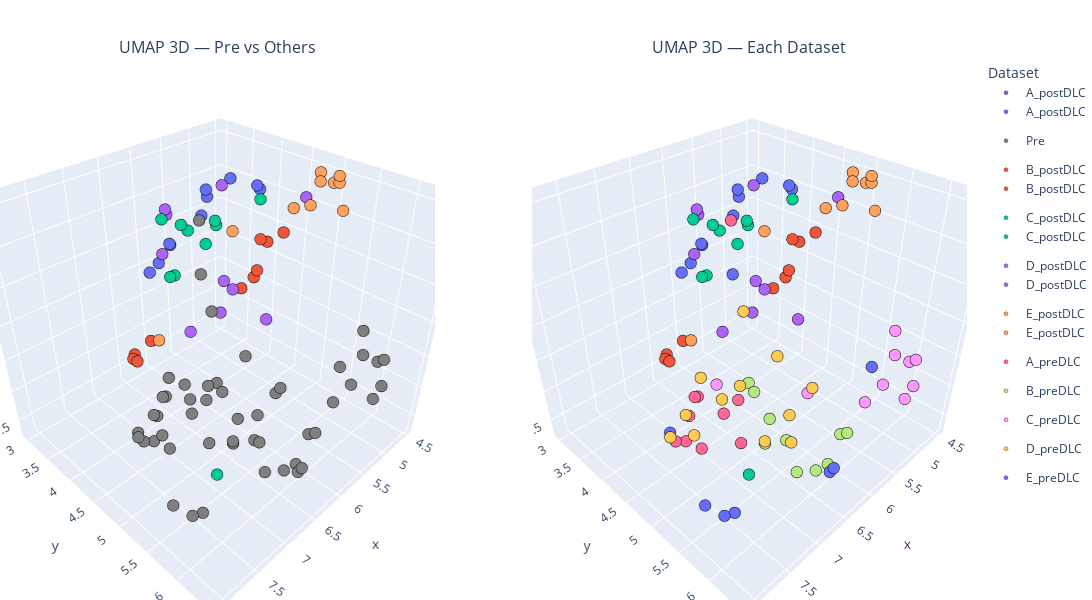

The notebook cell saved with this chart:
### Code cell
### Plotting UMAP in 3D -> 573 features total
umap_plot_df["DatasetName"] = umap_plot_df["Dataset"].map(dataset_label_map)
umap_plot_df["MouseName"]   = umap_plot_df["Mouse"].map(mouse_label_map)

# --- Build a consistent color map ---
fixed_color = "#7f7f7f"  # gray for Pre
all_names = sorted(umap_plot_df["DatasetName"].unique())

# Non-Pre datasets get distinct colors from a qualitative palette
palette = px.colors.qualitative.Plotly  # or px.colors.qualitative.Set3, etc.
non_pre = [n for n in all_names if "pre" not in n.lower()]

color_map = {"Pre": fixed_color}
color_map.update({name: palette[i % len(palette)] for i, name in enumerate(non_pre)})

# Color key: collapse anything containing "pre" to "Pre", keep others as-is
umap_plot_df["ColorKey"] = umap_plot_df["DatasetName"].apply(
    lambda x: "Pre" if "pre" in x.lower() else x
)

# --- Build the two px figures using the SAME color map ---
fig_left = px.scatter_3d(
    umap_plot_df,
    x="UMAP1", y="UMAP2", z="UMAP3",
    color="ColorKey",
    hover_name="MouseName",
    hover_data={"Dataset": True, "Mouse": True},
    title="UMAP 3D — Pre vs Others",
    color_discrete_map=color_map
)
fig_left.update_traces(marker=dict(size=4, line=dict(width=0.3, color='black')),
                       selector=dict(mode='markers'))

fig_right = px.scatter_3d(
    umap_plot_df,
    x="UMAP1", y="UMAP2", z="UMAP3",
    color="DatasetName",
    hover_name="MouseName",
    hover_data={"Dataset": True, "Mouse": True},
    title="UMAP 3D — Each Dataset",
    color_discrete_map=color_map
)
fig_right.update_traces(marker=dict(size=4, line=dict(width=0.3, color='black')),
                        selector=dict(mode='markers'))

# --- Put them side by side with shared legend ---
combo = make_subplots(rows=1, cols=2,
                      specs=[[{"type": "scene"}, {"type": "scene"}]],
                      subplot_titles=(fig_left.layout.title.text, fig_right.layout.title.text))

for tr in fig_left.data:
    combo.add_trace(tr, row=1, col=1)
for tr in fig_right.data:
    combo.add_trace(tr, row=1, col=2)

# Layout tweaks: one legend, equal aspect, tidy margins
combo.update_layout(
    showlegend=True,
    legend=dict(title="Dataset", orientation="v"),
    scene=dict(aspectmode="data"),
    scene2=dict(aspectmode="data"),
    margin=dict(l=0, r=0, t=60, b=0),
    height=600, width=1100
)

combo.show()

### Figure 1 — Plotly figure (JSON) as saved in the notebook; plotly's stock layout.template omitted (floating-point values rounded to 4 significant figures)
{"data": [{"customdata": [[0, 0], [0, 10], [0, 21], [0, 32], [0, 43], [0, 45], [0, 46], [0, 47], [0, 48], [0, 49]], "hovertemplate": "<b>%{hovertext}</b><br><br>ColorKey=A_postDLC<br>UMAP1=%{x}<br>UMAP2=%{y}<br>UMAP3=%{z}<br>Dataset=%{customdata[0]}<br>Mouse=%{customdata[1]}<extra></extra>", "hovertext": ["mouse10_left", "mouse1_left", "mouse2_left", "mouse3_left", "mouse4_left", "mouse5_left", "mouse6_left", "mouse7_left", "mouse8_left", "mouse9_left"], "legendgroup": "A_postDLC", "marker": {"color": "#636EFA", "line": {"color": "black", "width": 0.3}, "size": 4, "symbol": "circle"}, "mode": "markers", "name": "A_postDLC", "scene": "scene", "showlegend": true, "type": "scatter3d", "x": [4.652, 4.658, 5.773, 4.977, 5.61, 5.007, 5.137, 6.015, 5.107, 5.512], "y": [3.876, 3.83, 3.032, 3.638, 3.09, 3.224, 3.242, 3.122, 3.307, 2.99], "z": [12.0, 12.04, 10.98, 12.18, 11.25, 11.8, 11.57, 10.97, 11.96, 11.15]}, {"customdata": [[1, 0], [3, 1], [3, 2], [3, 3], [3, 4], [3, 5], [3, 6], [3, 7], [3, 8], [3, 9], [1, 10], [3, 11], [5, 12], [5, 13], [5, 14], [5, 15], [5, 16], [5, 17], [5, 18], [5, 19], [5, 20], [1, 21], [5, 22], [7, 23], [7, 24], [7, 25], [7, 26], [7, 27], [7, 28], [7, 29], [7, 30], [7, 31], [1, 32], [7, 33], [9, 34], [7, 35], [9, 36], [9, 37], [9, 38], [9, 39], [9, 40], [9, 41], [9, 42], [1, 43], [7, 44], [1, 45], [1, 46], [1, 47], [1, 48], [1, 49]], "hovertemplate": "<b>%{hovertext}</b><br><br>ColorKey=Pre<br>UMAP1=%{x}<br>UMAP2=%{y}<br>UMAP3=%{z}<br>Dataset=%{customdata[0]}<br>Mouse=%{customdata[1]}<extra></extra>", "hovertext": ["mouse10_left", "mouse11_left", "mouse12_left", "mouse13_left", "mouse14_left", "mouse15_left", "mouse16_left", "mouse17_left", "mouse18_left", "mouse19_left", "mouse1_left", "mouse20_left", "mouse21_left", "mouse22_left", "mouse23_left", "mouse24_left", "mouse25_left", "mouse26_left", "mouse27_left", "mouse28_left", "mouse29_left", "mouse2_left", "mouse30_left", "mouse31_left", "mouse32_left", "mouse33_left", "mouse34_left", "mouse35_left", "mouse36_left", "mouse37_left", "mouse38_left", "mouse39_left", "mouse3_left", "mouse40_left", "mouse41_left", "mouse42_left", "mouse43_left", "mouse44_left", "mouse45_left", "mouse46_left", "mouse47_left", "mouse48_left", "mouse49_left", "mouse4_left", "mouse50_left", "mouse5_left", "mouse6_left", "mouse7_left", "mouse8_left", "mouse9_left"], "legendgroup": "Pre", "marker": {"color": "#7f7f7f", "line": {"color": "black", "width": 0.3}, "size": 4, "symbol": "circle"}, "mode": "markers", "name": "Pre", "scene": "scene", "showlegend": true, "type": "scatter3d", "x": [7.646, 6.316, 6.282, 6.025, 6.409, 6.502, 5.903, 6.202, 6.179, 6.576, 5.411, 6.353, 5.279, 5.317, 5.369, 5.524, 5.708, 5.268, 5.362, 5.392, 7.311, 7.136, 5.581, 6.792, 7.723, 7.545, 7.344, 7.716, 6.817, 7.923, 8.012, 6.926, 7.353, 6.536, 8.08, 7.296, 7.818, 6.731, 7.946, 6.693, 7.815, 5.603, 6.753, 7.227, 7.053, 6.719, 7.409, 7.065, 7.185, 7.294], "y": [4.875, 6.068, 4.69, 6.098, 5.968, 5.007, 5.921, 4.999, 5.282, 5.81, 3.486, 5.065, 6.449, 6.439, 6.194, 6.186, 5.209, 6.338, 6.144, 6.429, 5.238, 4.691, 6.009, 5.835, 5.319, 5.58, 5.99, 5.471, 5.653, 5.461, 5.291, 5.263, 4.976, 5.923, 5.871, 5.584, 6.025, 6.445, 6.008, 6.373, 5.018, 6.05, 4.927, 4.617, 6.099, 4.949, 4.753, 5.065, 5.476, 4.832], "z": [10.13, 9.653, 10.09, 9.99, 9.537, 10.26, 9.763, 9.609, 9.402, 9.515, 11.67, 9.313, 10.48, 10.89, 10.86, 10.49, 9.879, 10.78, 11.17, 10.34, 10.99, 10.38, 10.14, 10.6, 10.59, 11.14, 10.71, 11.46, 11.33, 11.1, 10.74, 11.76, 9.875, 10.89, 10.24, 11.17, 10.03, 10.19, 10.08, 10.04, 10.48, 10.73, 11.99, 10.08, 10.56, 10.23, 9.878, 10.3, 10.2, 10.56]}, {"customdata": [[2, 1], [2, 2], [2, 3], [2, 4], [2, 5], [2, 6], [2, 7], [2, 8], [2, 9], [2, 11]], "hovertemplate": "<b>%{hovertext}</b><br><br>ColorKey=B_postDLC<br>UMAP1=%{x}<br>UMAP2=%{y}<br>UMAP3=%{z}<br>Dataset=%{customdata[0]}<br>Mouse=%{customdata[1]}<extra></extra>", "hovertext": ["mouse11_left", "mouse12_left", "mouse13_left", "mouse14_left", "mouse15_left", "mouse16_left", "mouse17_left", "mouse18_left", "mouse19_left", "mouse20_left"], "legendgroup": "B_postDLC", "marker": {"color": "#EF553B", "line": {"color": "black", "width": 0.3}, "size": 4, "symbol": "circle"}, "mode": "markers", "name": "B_postDLC", "scene": "scene", "showlegend": true, "type": "scatter3d", "x": [4.737, 5.03, 5.081, 6.825, 6.645, 5.088, 6.714, 4.91, 6.493, 5.318], "y": [4.393, 4.209, 4.293, 3.766, 3.471, 4.207, 3.528, 4.265, 3.658, 4.192], "z": [11.57, 11.04, 11.56, 10.23, 10.08, 10.96, 10.08, 11.46, 10.33, 10.88]}, {"customdata": [[4, 12], [4, 13], [4, 14], [4, 15], [4, 16], [4, 17], [4, 18], [4, 19], [4, 20], [4, 22]], "hovertemplate": "<b>%{hovertext}</b><br><br>ColorKey=C_postDLC<br>UMAP1=%{x}<br>UMAP2=%{y}<br>UMAP3=%{z}<br>Dataset=%{customdata[0]}<br>Mouse=%{customdata[1]}<extra></extra>", "hovertext": ["mouse21_left", "mouse22_left", "mouse23_left", "mouse24_left", "mouse25_left", "mouse26_left", "mouse27_left", "mouse28_left", "mouse29_left", "mouse30_left"], "legendgroup": "C_postDLC", "marker": {"color": "#00CC96", "line": {"color": "black", "width": 0.3}, "size": 4, "symbol": "circle"}, "mode": "markers", "name": "C_postDLC", "scene": "scene", "showlegend": true, "type": "scatter3d", "x": [6.123, 5.795, 6.224, 7.398, 5.076, 5.793, 6.18, 5.647, 5.9, 6.121], "y": [3.924, 4.173, 3.687, 5.814, 4.261, 4.005, 3.746, 4.044, 3.796, 3.766], "z": [12.0, 12.03, 12.03, 10.12, 12.11, 11.65, 11.23, 11.88, 11.8, 11.23]}, {"customdata": [[6, 23], [6, 24], [6, 25], [6, 26], [6, 27], [6, 28], [6, 29], [6, 30], [6, 31], [6, 33]], "hovertemplate": "<b>%{hovertext}</b><br><br>ColorKey=D_postDLC<br>UMAP1=%{x}<br>UMAP2=%{y}<br>UMAP3=%{z}<br>Dataset=%{customdata[0]}<br>Mouse=%{customdata[1]}<extra></extra>", "hovertext": ["mouse31_left", "mouse32_left", "mouse33_left", "mouse34_left", "mouse35_left", "mouse36_left", "mouse37_left", "mouse38_left", "mouse39_left", "mouse40_left"], "legendgroup": "D_postDLC", "marker": {"color": "#AB63FA", "line": {"color": "black", "width": 0.3}, "size": 4, "symbol": "circle"}, "mode": "markers", "name": "D_postDLC", "scene": "scene", "showlegend": true, "type": "scatter3d", "x": [5.857, 6.084, 5.964, 4.774, 5.348, 6.033, 6.186, 5.737, 6.347, 5.89], "y": [5.106, 4.557, 4.646, 4.741, 3.845, 4.564, 4.11, 3.205, 3.817, 3.364], "z": [11.07, 11.02, 11.34, 12.19, 12.25, 11.45, 10.55, 11.77, 11.65, 11.94]}, {"customdata": [[8, 34], [8, 35], [8, 36], [8, 37], [8, 38], [8, 39], [8, 40], [8, 41], [8, 42], [8, 44]], "hovertemplate": "<b>%{hovertext}</b><br><br>ColorKey=E_postDLC<br>UMAP1=%{x}<br>UMAP2=%{y}<br>UMAP3=%{z}<br>Dataset=%{customdata[0]}<br>Mouse=%{customdata[1]}<extra></extra>", "hovertext": ["mouse41_left", "mouse42_left", "mouse43_left", "mouse44_left", "mouse45_left", "mouse46_left", "mouse47_left", "mouse48_left", "mouse49_left", "mouse50_left"], "legendgroup": "E_postDLC", "marker": {"color": "#FFA15A", "line": {"color": "black", "width": 0.3}, "size": 4, "symbol": "circle"}, "mode": "markers", "name": "E_postDLC", "scene": "scene", "showlegend": true, "type": "scatter3d", "x": [5.936, 4.934, 4.505, 5.126, 4.706, 4.819, 6.808, 4.699, 5.423, 4.558], "y": [4.602, 5.047, 4.941, 5.073, 5.147, 5.324, 4.223, 4.871, 5.063, 5.057], "z": [12.09, 12.53, 12.36, 12.3, 12.56, 12.22, 10.8, 12.53, 12.36, 12.41]}, {"customdata": [[0, 0], [0, 10], [0, 21], [0, 32], [0, 43], [0, 45], [0, 46], [0, 47], [0, 48], [0, 49]], "hovertemplate": "<b>%{hovertext}</b><br><br>DatasetName=A_postDLC<br>UMAP1=%{x}<br>UMAP2=%{y}<br>UMAP3=%{z}<br>Dataset=%{customdata[0]}<br>Mouse=%{customdata[1]}<extra></extra>", "hovertext": ["mouse10_left", "mouse1_left", "mouse2_left", "mouse3_left", "mouse4_left", "mouse5_left", "mouse6_left", "mouse7_left", "mouse8_left", "mouse9_left"], "legendgroup": "A_postDLC", "marker": {"color": "#636EFA", "line": {"color": "black", "width": 0.3}, "size": 4, "symbol": "circle"}, "mode": "markers", "name": "A_postDLC", "scene": "scene2", "showlegend": true, "type": "scatter3d", "x": [4.652, 4.658, 5.773, 4.977, 5.61, 5.007, 5.137, 6.015, 5.107, 5.512], "y": [3.876, 3.83, 3.032, 3.638, 3.09, 3.224, 3.242, 3.122, 3.307, 2.99], "z": [12.0, 12.04, 10.98, 12.18, 11.25, 11.8, 11.57, 10.97, 11.96, 11.15]}, {"customdata": [[1, 0], [1, 10], [1, 21], [1, 32], [1, 43], [1, 45], [1, 46], [1, 47], [1, 48], [1, 49]], "hovertemplate": "<b>%{hovertext}</b><br><br>DatasetName=A_preDLC<br>UMAP1=%{x}<br>UMAP2=%{y}<br>UMAP3=%{z}<br>Dataset=%{customdata[0]}<br>Mouse=%{customdata[1]}<extra></extra>", "hovertext": ["mouse10_left", "mouse1_left", "mouse2_left", "mouse3_left", "mouse4_left", "mouse5_left", "mouse6_left", "mouse7_left", "mouse8_left", "mouse9_left"], "legendgroup": "A_preDLC", "marker": {"color": "#FF6692", "line": {"color": "black", "width": 0.3}, "size": 4, "symbol": "circle"}, "mode": "markers", "name": "A_preDLC", "scene": "scene2", "showlegend": true, "type": "scatter3d", "x": [7.646, 5.411, 7.136, 7.353, 7.227, 6.719, 7.409, 7.065, 7.185, 7.294], "y": [4.875, 3.486, 4.691, 4.976, 4.617, 4.949, 4.753, 5.065, 5.476, 4.832], "z": [10.13, 11.67, 10.38, 9.875, 10.08, 10.23, 9.878, 10.3, 10.2, 10.56]}, {"customdata": [[2, 1], [2, 2], [2, 3], [2, 4], [2, 5], [2, 6], [2, 7], [2, 8], [2, 9], [2, 11]], "hovertemplate": "<b>%{hovertext}</b><br><br>DatasetName=B_postDLC<br>UMAP1=%{x}<br>UMAP2=%{y}<br>UMAP3=%{z}<br>Dataset=%{customdata[0]}<br>Mouse=%{customdata[1]}<extra></extra>", "hovertext": ["mouse11_left", "mouse12_left", "mouse13_left", "mouse14_left", "mouse15_left", "mouse16_left", "mouse17_left", "mouse18_left", "mouse19_left", "mouse20_left"], "legendgroup": "B_postDLC", "marker": {"color": "#EF553B", "line": {"color": "black", "width": 0.3}, "size": 4, "symbol": "circle"}, "mode": "markers", "name": "B_postDLC", "scene": "scene2", "showlegend": true, "type": "scatter3d", "x": [4.737, 5.03, 5.081, 6.825, 6.645, 5.088, 6.714, 4.91, 6.493, 5.318], "y": [4.393, 4.209, 4.293, 3.766, 3.471, 4.207, 3.528, 4.265, 3.658, 4.192], "z": [11.57, 11.04, 11.56, 10.23, 10.08, 10.96, 10.08, 11.46, 10.33, 10.88]}, {"customdata": [[3, 1], [3, 2], [3, 3], [3, 4], [3, 5], [3, 6], [3, 7], [3, 8], [3, 9], [3, 11]], "hovertemplate": "<b>%{hovertext}</b><br><br>DatasetName=B_preDLC<br>UMAP1=%{x}<br>UMAP2=%{y}<br>UMAP3=%{z}<br>Dataset=%{customdata[0]}<br>Mouse=%{customdata[1]}<extra></extra>", "hovertext": ["mouse11_left", "mouse12_left", "mouse13_left", "mouse14_left", "mouse15_left", "mouse16_left", "mouse17_left", "mouse18_left", "mouse19_left", "mouse20_left"], "legendgroup": "B_preDLC", "marker": {"color": "#B6E880", "line": {"color": "black", "width": 0.3}, "size": 4, "symbol": "circle"}, "mode": "markers", "name": "B_preDLC", "scene": "scene2", "showlegend": true, "type": "scatter3d", "x": [6.316, 6.282, 6.025, 6.409, 6.502, 5.903, 6.202, 6.179, 6.576, 6.353], "y": [6.068, 4.69, 6.098, 5.968, 5.007, 5.921, 4.999, 5.282, 5.81, 5.065], "z": [9.653, 10.09, 9.99, 9.537, 10.26, 9.763, 9.609, 9.402, 9.515, 9.313]}, {"customdata": [[4, 12], [4, 13], [4, 14], [4, 15], [4, 16], [4, 17], [4, 18], [4, 19], [4, 20], [4, 22]], "hovertemplate": "<b>%{hovertext}</b><br><br>DatasetName=C_postDLC<br>UMAP1=%{x}<br>UMAP2=%{y}<br>UMAP3=%{z}<br>Dataset=%{customdata[0]}<br>Mouse=%{customdata[1]}<extra></extra>", "hovertext": ["mouse21_left", "mouse22_left", "mouse23_left", "mouse24_left", "mouse25_left", "mouse26_left", "mouse27_left", "mouse28_left", "mouse29_left", "mouse30_left"], "legendgroup": "C_postDLC", "marker": {"color": "#00CC96", "line": {"color": "black", "width": 0.3}, "size": 4, "symbol": "circle"}, "mode": "markers", "name": "C_postDLC", "scene": "scene2", "showlegend": true, "type": "scatter3d", "x": [6.123, 5.795, 6.224, 7.398, 5.076, 5.793, 6.18, 5.647, 5.9, 6.121], "y": [3.924, 4.173, 3.687, 5.814, 4.261, 4.005, 3.746, 4.044, 3.796, 3.766], "z": [12.0, 12.03, 12.03, 10.12, 12.11, 11.65, 11.23, 11.88, 11.8, 11.23]}, {"customdata": [[5, 12], [5, 13], [5, 14], [5, 15], [5, 16], [5, 17], [5, 18], [5, 19], [5, 20], [5, 22]], "hovertemplate": "<b>%{hovertext}</b><br><br>DatasetName=C_preDLC<br>UMAP1=%{x}<br>UMAP2=%{y}<br>UMAP3=%{z}<br>Dataset=%{customdata[0]}<br>Mouse=%{customdata[1]}<extra></extra>", "hovertext": ["mouse21_left", "mouse22_left", "mouse23_left", "mouse24_left", "mouse25_left", "mouse26_left", "mouse27_left", "mouse28_left", "mouse29_left", "mouse30_left"], "legendgroup": "C_preDLC", "marker": {"color": "#FF97FF", "line": {"color": "black", "width": 0.3}, "size": 4, "symbol": "circle"}, "mode": "markers", "name": "C_preDLC", "scene": "scene2", "showlegend": true, "type": "scatter3d", "x": [5.279, 5.317, 5.369, 5.524, 5.708, 5.268, 5.362, 5.392, 7.311, 5.581], "y": [6.449, 6.439, 6.194, 6.186, 5.209, 6.338, 6.144, 6.429, 5.238, 6.009], "z": [10.48, 10.89, 10.86, 10.49, 9.879, 10.78, 11.17, 10.34, 10.99, 10.14]}, {"customdata": [[6, 23], [6, 24], [6, 25], [6, 26], [6, 27], [6, 28], [6, 29], [6, 30], [6, 31], [6, 33]], "hovertemplate": "<b>%{hovertext}</b><br><br>DatasetName=D_postDLC<br>UMAP1=%{x}<br>UMAP2=%{y}<br>UMAP3=%{z}<br>Dataset=%{customdata[0]}<br>Mouse=%{customdata[1]}<extra></extra>", "hovertext": ["mouse31_left", "mouse32_left", "mouse33_left", "mouse34_left", "mouse35_left", "mouse36_left", "mouse37_left", "mouse38_left", "mouse39_left", "mouse40_left"], "legendgroup": "D_postDLC", "marker": {"color": "#AB63FA", "line": {"color": "black", "width": 0.3}, "size": 4, "symbol": "circle"}, "mode": "markers", "name": "D_postDLC", "scene": "scene2", "showlegend": true, "type": "scatter3d", "x": [5.857, 6.084, 5.964, 4.774, 5.348, 6.033, 6.186, 5.737, 6.347, 5.89], "y": [5.106, 4.557, 4.646, 4.741, 3.845, 4.564, 4.11, 3.205, 3.817, 3.364], "z": [11.07, 11.02, 11.34, 12.19, 12.25, 11.45, 10.55, 11.77, 11.65, 11.94]}, {"customdata": [[7, 23], [7, 24], [7, 25], [7, 26], [7, 27], [7, 28], [7, 29], [7, 30], [7, 31], [7, 33], [7, 35], [7, 44]], "hovertemplate": "<b>%{hovertext}</b><br><br>DatasetName=D_preDLC<br>UMAP1=%{x}<br>UMAP2=%{y}<br>UMAP3=%{z}<br>Dataset=%{customdata[0]}<br>Mouse=%{customdata[1]}<extra></extra>", "hovertext": ["mouse31_left", "mouse32_left", "mouse33_left", "mouse34_left", "mouse35_left", "mouse36_left", "mouse37_left", "mouse38_left", "mouse39_left", "mouse40_left", "mouse42_left", "mouse50_left"], "legendgroup": "D_preDLC", "marker": {"color": "#FECB52", "line": {"color": "black", "width": 0.3}, "size": 4, "symbol": "circle"}, "mode": "markers", "name": "D_preDLC", "scene": "scene2", "showlegend": true, "type": "scatter3d", "x": [6.792, 7.723, 7.545, 7.344, 7.716, 6.817, 7.923, 8.012, 6.926, 6.536, 7.296, 7.053], "y": [5.835, 5.319, 5.58, 5.99, 5.471, 5.653, 5.461, 5.291, 5.263, 5.923, 5.584, 6.099], "z": [10.6, 10.59, 11.14, 10.71, 11.46, 11.33, 11.1, 10.74, 11.76, 10.89, 11.17, 10.56]}, {"customdata": [[8, 34], [8, 35], [8, 36], [8, 37], [8, 38], [8, 39], [8, 40], [8, 41], [8, 42], [8, 44]], "hovertemplate": "<b>%{hovertext}</b><br><br>DatasetName=E_postDLC<br>UMAP1=%{x}<br>UMAP2=%{y}<br>UMAP3=%{z}<br>Dataset=%{customdata[0]}<br>Mouse=%{customdata[1]}<extra></extra>", "hovertext": ["mouse41_left", "mouse42_left", "mouse43_left", "mouse44_left", "mouse45_left", "mouse46_left", "mouse47_left", "mouse48_left", "mouse49_left", "mouse50_left"], "legendgroup": "E_postDLC", "marker": {"color": "#FFA15A", "line": {"color": "black", "width": 0.3}, "size": 4, "symbol": "circle"}, "mode": "markers", "name": "E_postDLC", "scene": "scene2", "showlegend": true, "type": "scatter3d", "x": [5.936, 4.934, 4.505, 5.126, 4.706, 4.819, 6.808, 4.699, 5.423, 4.558], "y": [4.602, 5.047, 4.941, 5.073, 5.147, 5.324, 4.223, 4.871, 5.063, 5.057], "z": [12.09, 12.53, 12.36, 12.3, 12.56, 12.22, 10.8, 12.53, 12.36, 12.41]}, {"customdata": [[9, 34], [9, 36], [9, 37], [9, 38], [9, 39], [9, 40], [9, 41], [9, 42]], "hovertemplate": "<b>%{hovertext}</b><br><br>DatasetName=E_preDLC<br>UMAP1=%{x}<br>UMAP2=%{y}<br>UMAP3=%{z}<br>Dataset=%{customdata[0]}<br>Mouse=%{customdata[1]}<extra></extra>", "hovertext": ["mouse41_left", "mouse43_left", "mouse44_left", "mouse45_left", "mouse46_left", "mouse47_left", "mouse48_left", "mouse49_left"], "legendgroup": "E_preDLC", "marker": {"color": "#636efa", "line": {"color": "black", "width": 0.3}, "size": 4, "symbol": "circle"}, "mode": "markers", "name": "E_preDLC", "scene": "scene2", "showlegend": true, "type": "scatter3d", "x": [8.08, 7.818, 6.731, 7.946, 6.693, 7.815, 5.603, 6.753], "y": [5.871, 6.025, 6.445, 6.008, 6.373, 5.018, 6.05, 4.927], "z": [10.24, 10.03, 10.19, 10.08, 10.04, 10.48, 10.73, 11.99]}], "layout": {"annotations": [{"font": {"size": 16}, "showarrow": false, "text": "UMAP 3D — Pre vs Others", "x": 0.225, "xanchor": "center", "xref": "paper", "y": 1, "yanchor": "bottom", "yref": "paper"}, {"font": {"size": 16}, "showarrow": false, "text": "UMAP 3D — Each Dataset", "x": 0.775, "xanchor": "center", "xref": "paper", "y": 1, "yanchor": "bottom", "yref": "paper"}], "height": 600, "legend": {"orientation": "v", "title": {"text": "Dataset"}}, "margin": {"b": 0, "l": 0, "r": 0, "t": 60}, "scene": {"aspectmode": "data", "domain": {"x": [0, 0.45], "y": [0, 1]}}, "scene2": {"aspectmode": "data", "domain": {"x": [0.55, 1], "y": [0, 1]}}, "showlegend": true, "width": 1100}}
